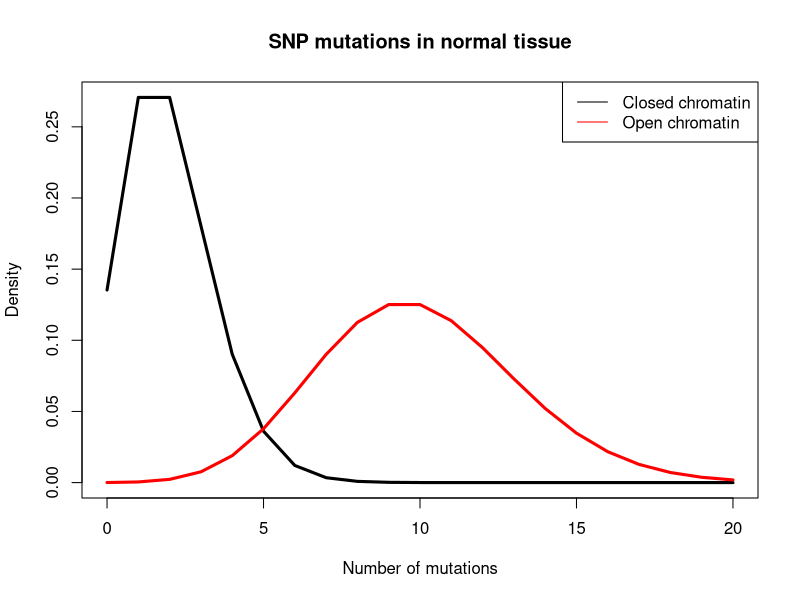
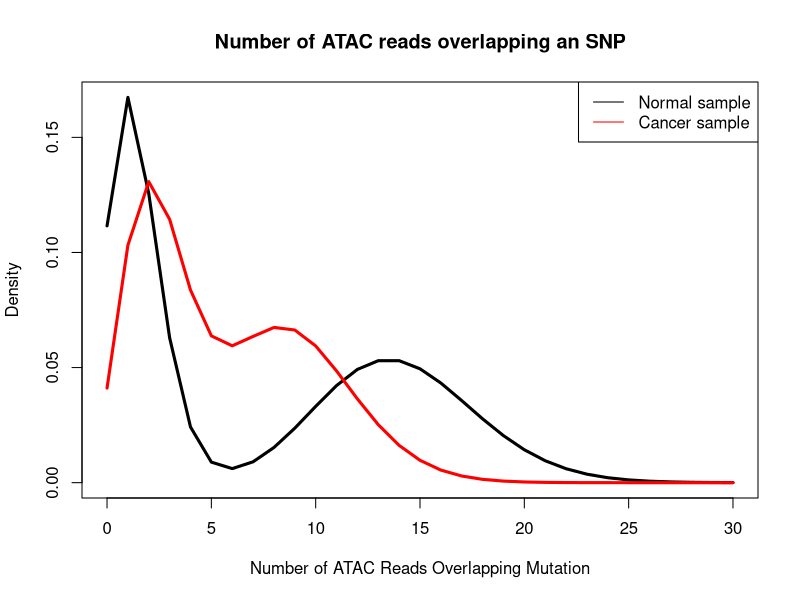
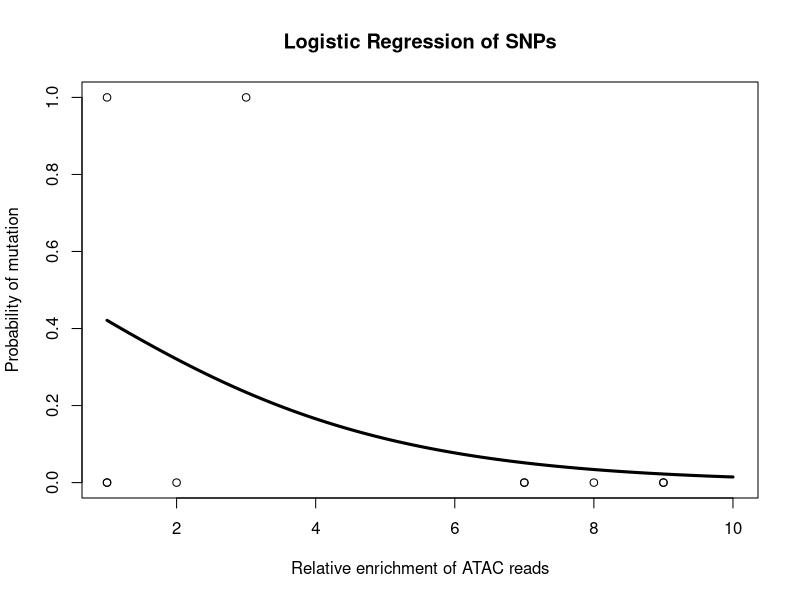

Here is the R script that generated these plots, in order:

pdf('mut_rate.pdf')
x <- seq(0,20,by=1)
normal <- dpois(x,lambda = 2)
cancer <- dpois(x,lambda = 10)
plot(x,normal,t = 'l', lwd=3,
     xlab = "Number of mutations",
     ylab = "Density",
     main = "SNP mutations in normal tissue")
points(x,cancer,t = 'l', col = 'red', lwd=3)
legend('topright',legend = c("Closed chromatin","Open chromatin"), col = c('black','red'), lty=1)
dev.off()

pdf('chr_state.pdf')
x  <- seq(0,30,by=1)
y <- (dpois(x,lambda = 1.5) + dpois(x, lambda = 14))/2
z <- (dpois(x,lambda = 2.5) + dpois(x, lambda = 9))/2
plot(x,y, t = 'l', lwd = 3, xlab = "Number of ATAC Reads Overlapping Mutation", ylab = "Density", main = "Number of ATAC reads overlapping an SNP")
points(x,z,t = 'l', lwd=3, col = 'red')
legend('topright',legend = c("Normal sample","Cancer sample"), col = c('black','red'), lty=1)
dev.off()

pdf('logistic_regression.pdf')
# x <- rpois(500,10)
# y <- sample(c(TRUE,FALSE), size = 500, replace = TRUE, prob = c(.3,.7))

x <- c(1,1,1,2,3,7,7,8,9,9)
y <- c(T,F,F,F,T,F,F,F,F,F)

reg <- glm(y ~ x, family = binomial)
xpred <- seq(1,10,by = 0.01)
ypred <- predict(reg, list(x = xpred), type="response")
plot(xpred,ypred, ylim=c(0,1), t = 'l', lwd = 3, xlab = 'Relative enrichment of ATAC reads', ylab = 'Probability of mutation', main = "Logistic Regression of SNPs")
points(x,y)
dev.off()
